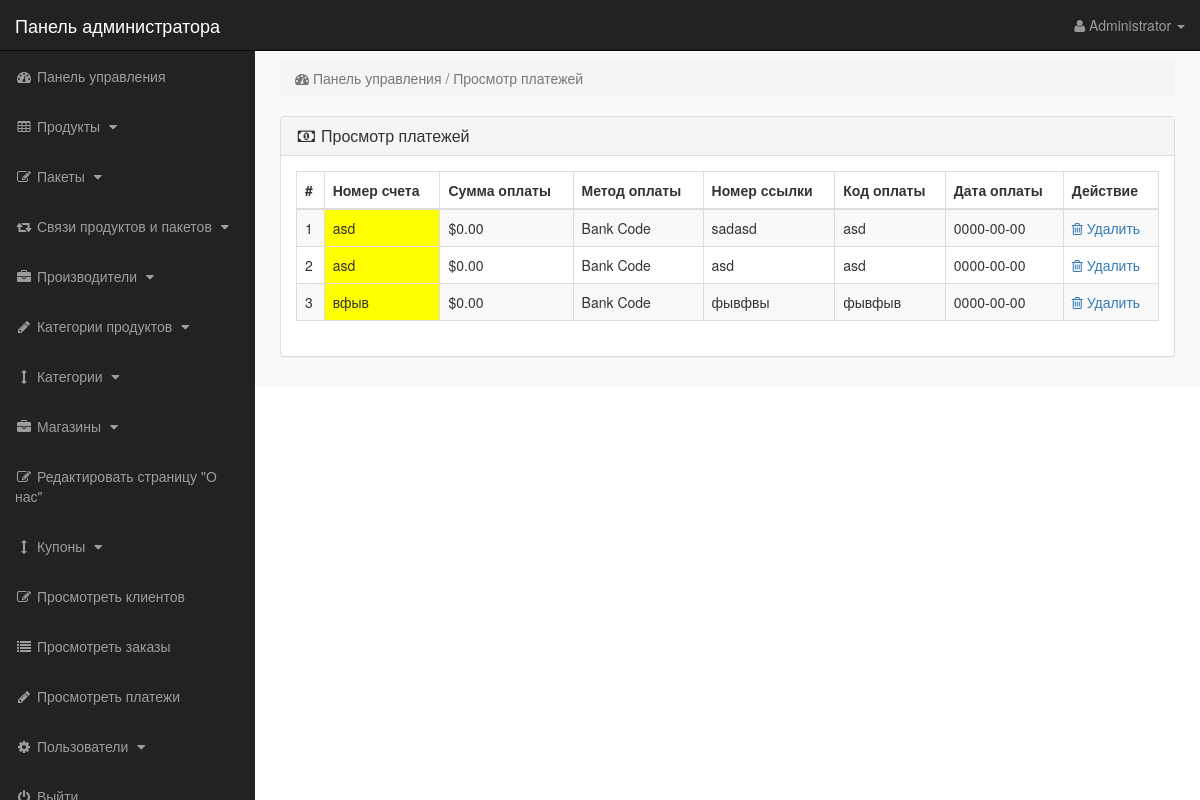
The page /admin_area/index.php?view_payments (signed in) on the database its author committed.
### tables this page shows
CREATE TABLE `payments` (
  `payment_id` int(11) NOT NULL,
  `invoice_no` varchar(255) NOT NULL,
  `amount` decimal(10,2) NOT NULL,
  `payment_mode` varchar(255) NOT NULL,
  `ref_no` varchar(255) NOT NULL,
  `code` varchar(255) NOT NULL,
  `payment_date` date NOT NULL
);

### admin_area/view_payments.php (the view, shortened to what this page needs)
<?php
if (!isset($_SESSION['admin_email'])) {
    echo "<script>window.open('login.php','_self')</script>";
} else {
?>
<div class="row">
    <div class="col-lg-12">
        <ol class="breadcrumb">
            <li class="active">
                <i class="fa fa-dashboard"></i> Панель управления / Просмотр платежей
            </li>
        </ol>
    </div>
</div>
<div class="row">
    <div class="col-lg-12">
        <div class="panel panel-default">
            <div class="panel-heading">
                <h3 class="panel-title">
                    <i class="fa fa-money fa-fw"></i> Просмотр платежей
                </h3>
            </div>
            <div class="panel-body">
                <div class="table-responsive">
                    <table class="table table-hover table-bordered table-striped">
                        <thead>
                        <tr>
                            <th>#</th>
                            <th>Номер счета</th>
                            <th>Сумма оплаты</th>
                            <th>Метод оплаты</th>
                            <th>Номер ссылки</th>
                            <th>Код оплаты</th>
                            <th>Дата оплаты</th>
                            <th>Действие</th>
                        </tr>
                        </thead>
                        <tbody>
                        <?php
                        $i = 0;
                        $get_payments = "SELECT * FROM payments";
                        $run_payments = mysqli_query($con, $get_payments);
                        while ($row_payments = mysqli_fetch_array($run_payments)) {
                            $payment_id = $row_payments['payment_id'];
                            $invoice_no = $row_payments['invoice_no'];
                            $amount = $row_payments['amount'];
                            $payment_mode = $row_payments['payment_mode'];
                            $ref_no = $row_payments['ref_no'];
                            $code = $row_payments['code'];
                            $payment_date = $row_payments['payment_date'];
                            $i++;
                        ?>
                        <tr>
                            <td><?php echo $i; ?></td>
                            <td bgcolor="yellow"><?php echo $invoice_no; ?></td>
                            <td>$<?php echo $amount; ?></td>
                            <td><?php echo $payment_mode; ?></td>
                            <td><?php echo $ref_no; ?></td>
                            <td><?php echo $code; ?></td>
                            <td><?php echo $payment_date; ?></td>
                            <td>
                                <a href="index.php?payment_delete=<?php echo $payment_id; ?>">
                                    <i class="fa fa-trash-o"></i> Удалить
                                </a>
                            </td>
                        </tr>
                        <?php } ?>
                        </tbody>
                    </table>
                </div>
            </div>
        </div>
    </div>
</div>
<?php } ?>

### admin_area/includes/sidebar.php (shortened to what this page needs)
<?php
if (!isset($_SESSION['admin_email'])) {
    echo "<script>window.open('login.php','_self')</script>";
} else {
    ?>
    <nav class="navbar navbar-inverse navbar-fixed-top">
        <div class="navbar-header">
            <a class="navbar-brand" href="index.php?dashboard">Панель администратора</a>
        </div>
        <ul class="nav navbar-right top-nav">
            <li class="dropdown">
                <a href="#" class="dropdown-toggle" data-toggle="dropdown">
                    <i class="fa fa-user"></i>
                    <?php echo $admin_name; ?> <b class="caret"></b>
                </a>
            </li>
        </ul>
        <div class="collapse navbar-collapse navbar-ex1-collapse">
            <ul class="nav navbar-nav side-nav">
                <li>
                    <a href="index.php?dashboard">
                        <i class="fa fa-fw fa-dashboard"></i> Панель управления
                    </a>
                </li>
                <li>
                    <a href="#" data-toggle="collapse" data-target="#products">
                        <i class="fa fa-fw fa-table"></i> Продукты
                        <i class="fa fa-fw fa-caret-down"></i>
                    </a>
                </li>
                <li>
                    <a href="#" data-toggle="collapse" data-target="#bundles">
                        <i class="fa fa-fw fa-edit"></i> Пакеты
                        <i class="fa fa-fw fa-caret-down"></i>
                    </a>
                </li>
                <li>
                    <a href="#" data-toggle="collapse" data-target="#relations">
                        <i class="fa fa-fw fa-retweet"></i> Связи продуктов и пакетов
                        <i class="fa fa-fw fa-caret-down"></i>
                    </a>
                </li>
                <li>
                    <a href="#" data-toggle="collapse" data-target="#manufacturers">
                        <i class="fa fa-fw fa-briefcase"></i> Производители
                        <i class="fa fa-fw fa-caret-down"></i>
                    </a>
                </li>
                <li>
                    <a href="#" data-toggle="collapse" data-target="#p_cat">
                        <i class="fa fa-fw fa-pencil"></i> Категории продуктов
                        <i class="fa fa-fw fa-caret-down"></i>
                    </a>
                </li>
                <li>
                    <a href="#" data-toggle="collapse" data-target="#cat">
                        <i class="fa fa-fw fa-arrows-v"></i> Категории
                        <i class="fa fa-fw fa-caret-down"></i>
                    </a>
                </li>
                <li>
                    <a href="#" data-toggle="collapse" data-target="#store">
                        <i class="fa fa-fw fa-briefcase"></i> Магазины
                        <i class="fa fa-fw fa-caret-down"></i>
                    </a>
                </li>
                <li>
                    <a href="index.php?edit_about_us">
                        <i class="fa fa-fw fa-edit"></i> Редактировать страницу "О нас"
                    </a>
                </li>
                <li>
                    <a href="#" data-toggle="collapse" data-target="#coupons">
                        <i class="fa fa-fw fa-arrows-v"></i> Купоны
                        <i class="fa fa-fw fa-caret-down"></i>
                    </a>
                </li>
                <li>
                    <a href="index.php?view_customers">
                        <i class="fa fa-fw fa-edit"></i> Просмотреть клиентов
                    </a>
                </li>
                <li>
                    <a href="index.php?view_orders">
                        <i class="fa fa-fw fa-list"></i> Просмотреть заказы
                    </a>
                </li>
                <li>
                    <a href="index.php?view_payments">
                        <i class="fa fa-fw fa-pencil"></i> Просмотреть платежи
                    </a>
                </li>
                <li>
                    <a href="#" data-toggle="collapse" data-target="#users">
                        <i class="fa fa-fw fa-gear"></i> Пользователи
                        <i class="fa fa-fw fa-caret-down"></i>
                    </a>
                </li>
                <li>
                    <a href="logout.php">
                        <i class="fa fa-fw fa-power-off"></i> Выйти
                    </a>
                </li>
            </ul>
        </div>
    </nav>
<?php } ?>

### admin_area/css/style.css (style rules this page uses)
body { margin-top:100px; }
@media (min-width: 768px) { body { margin-top:50px; } }
.top-nav { padding:0 15px; }
.top-nav>li { display:inline-block; float:left; }
.top-nav>li>a { padding-top:15px; padding-bottom:15px; line-height:20px; color:#999; }
@media (min-width: 768px) { .side-nav { position:fixed; top:51px; width:255px; border-radius:0; overflow-y:auto; background-color: #222; bottom:0; overflow-x:hidden; padding-bottom:40px; } }
@media (min-width: 768px) { .side-nav>li>a { width:255px; } }
.panel-body { border-radius:5px; }

### rows shown on the page
payments: invoice_no "asd", amount "0.00", payment_mode "Bank Code", ref_no "sadasd", code "asd", payment_date "0000-00-00"
payments: invoice_no "asd", amount "0.00", payment_mode "Bank Code", ref_no "asd", code "asd", payment_date "0000-00-00"
payments: invoice_no "вфыв", amount "0.00", payment_mode "Bank Code", ref_no "фывфвы", code "фывфыв", payment_date "0000-00-00"

### other values the page prints
$admin_name "Administrator"
